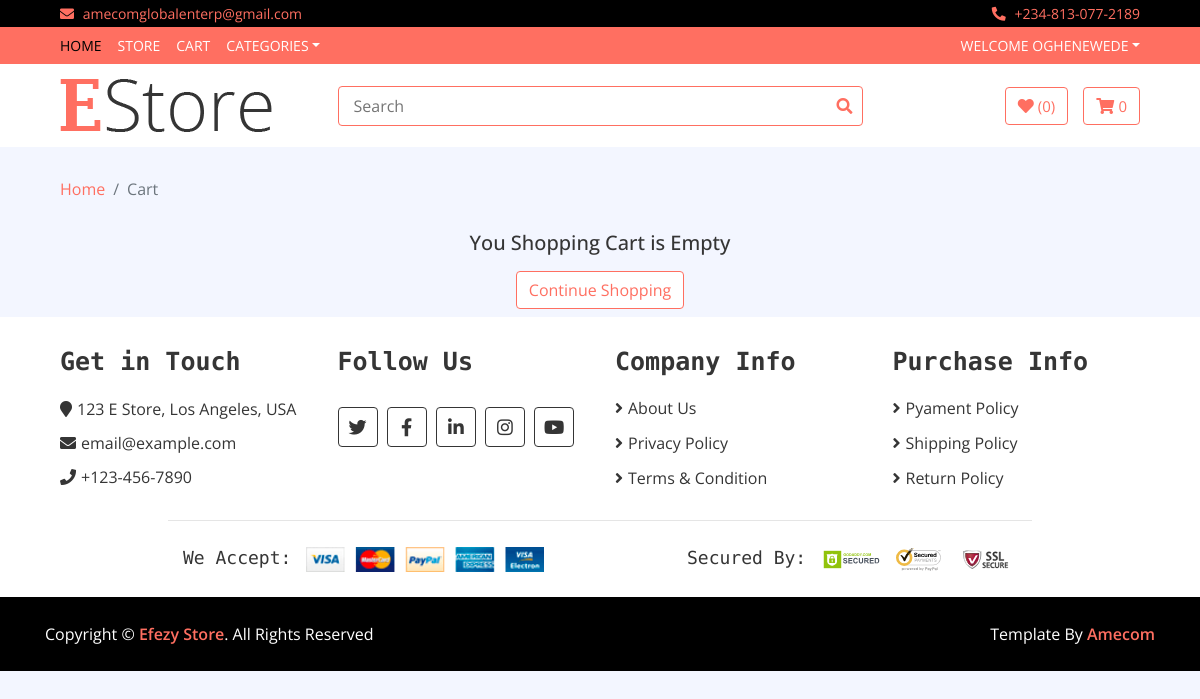
/carts/ (signed in), run on an earlier commit of the app's database.
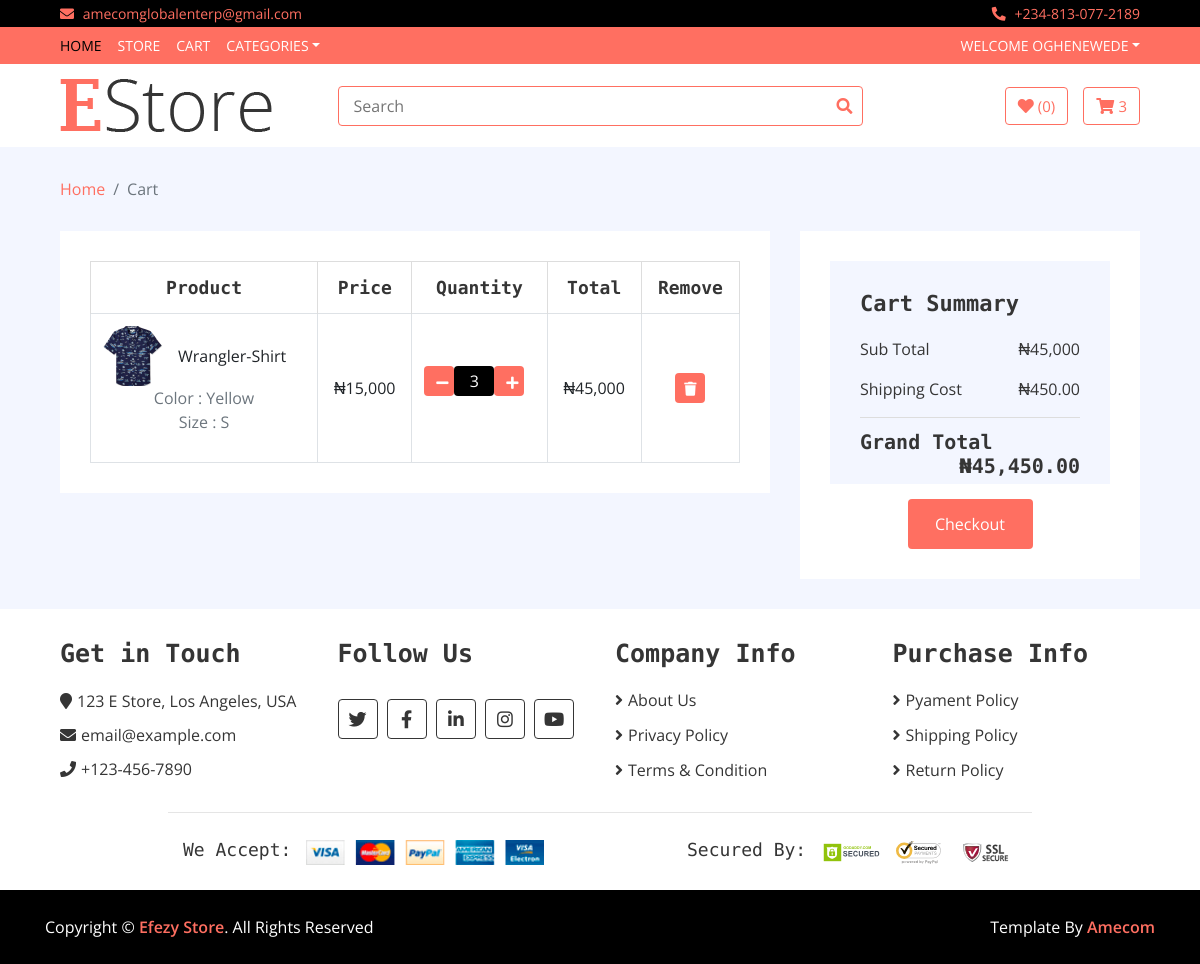
And on a later commit of the database.
### accounts/models.py (models this page shows, shortened)
class Account(AbstractBaseUser):
    first_name = models.CharField(max_length=50)
    last_name = models.CharField(max_length=50)
    username = models.CharField(max_length=50, unique=True)
    email = models.EmailField(max_length=100, unique=True)
    phone_number = models.CharField(max_length=100)
    date_joined = models.DateTimeField(auto_now_add=True)
    last_login = models.DateTimeField(auto_now_add=True)
    is_admin = models.BooleanField(default=False)
    is_staff = models.BooleanField(default=False)
    is_active = models.BooleanField(default=False)
    is_superadmin = models.BooleanField(default=False)
    USERNAME_FIELD = 'email'
    REQUIRED_FIELDS = ['username',  'first_name', 'last_name']
    objects = MyAccountManager()

### carts/models.py (models this page shows, shortened)
class CartItem(models.Model):
    user = models.ForeignKey(Account, on_delete= models.CASCADE, null=True)
    product = models.ForeignKey(Product, on_delete=models.CASCADE)
    variations = models.ManyToManyField(Variation, blank=True)
    cart = models.ForeignKey(Cart, on_delete=models.CASCADE,null=True)
    quantity = models.IntegerField()
    is_active = models.BooleanField(default=True)
    def sub_total(self):
        return self.product.price * self.quantity

### store/models.py (models this page shows, shortened)
class Product(models.Model):
    product_name = models.CharField(max_length=200, unique=True)
    slug = models.SlugField(max_length=200, unique=True)
    description = models.TextField(max_length=500, blank=True)
    price = models.IntegerField()
    images = models.ImageField(upload_to='photos/productImage')
    stock = models.IntegerField()
    is_available = models.BooleanField(default=True)
    category = models.ForeignKey(Category, on_delete=models.CASCADE)
    created_date = models.DateTimeField(auto_now_add=True)
    modified_date = models.DateTimeField(auto_now=True)
    def get_url(self):
        return reverse('product_detail', args=[self.category.slug, self.slug])

class Variation(models.Model):
    product = models.ForeignKey(Product, on_delete=models.CASCADE)
    variation_category = models.CharField(max_length=100, choices= variation_categories_choices )
    variation_value = models.CharField(max_length=100)
    is_active = models.BooleanField(default=True)
    created_date = models.DateTimeField(auto_now=True)
    objects = VariationManager()

### carts/views.py (the view)
# urls.py: path('', views.cart, name='cart'),
def cart(request,total=0,quantity=0, cart_items=None):
    try:
        grand_total = 0
        shipping = 0
        if request.user.is_authenticated:
            cart_items = CartItem.objects.filter(user=request.user, is_active=True)
        else:
            cart = Cart.objects.get(cart_id=_cart_id(request))
            cart_items = CartItem.objects.filter(cart=cart, is_active=True)
        for cart_item in cart_items:
            total += (cart_item.product.price * cart_item.quantity)
            quantity += cart_item.quantity
            shipping = (1 * total)/100
            grand_total = total + shipping
    except ObjectDoesNotExist:
        pass
    context = {
        'total' : total,
        'quantity': quantity,
        'cart_items': cart_items,
        'shipping': shipping,
        'grand_total' : grand_total,
    }
    return render(request, 'store/cart.html', context)

### templates/store/cart.html (shortened to what this page needs)
{% extends 'base.html' %}
{% load static %}
{% load humanize %}
{% block content %}
<div class="breadcrumb-wrap">
    <div class="container-fluid">
        <ul class="breadcrumb">
            <li class="breadcrumb-item"><a href="{% url 'home' %}">Home</a></li>
            <li class="breadcrumb-item active">Cart</li>
        </ul>
    </div>
</div>
      <div class="cart-page">
          <div class="container-fluid">
            {% if not cart_items %}
            <h5 class="text-center">You Shopping Cart is Empty</h5>
            <div class="text-center">
              <a class="btn m-2" href="{% url 'store' %}">Continue Shopping</a>
            </div>
            {% else %}
              <div class="row">
                  <div class="col-lg-8">
                      <div class="cart-page-inner">
                          <div class="table-responsive">
                              <table class="table table-bordered">
                                  <thead class="thead-dark">
                                      <tr>
                                          <th>Product</th>
                                          <th>Price</th>
                                          <th>Quantity</th>
                                          <th>Total</th>
                                          <th>Remove</th>
                                      </tr>
                                  </thead>
                                  <tbody class="align-middle">
                                    {% for cart_item in cart_items %}
                                      <tr>
                                          <td>
                                              <div class="img">
                                                  <a href="{{cart_item.product.get_url}}"><img src="{{cart_item.product.images.url}}" alt="Image"></a>
                                                  <p>{{cart_item.product.product_name}}</p>
                                              </div>
                                              <p class="text-muted">
                                                {% if cart_item.variations.all %}
                                                {% for item in cart_item.variations.all %}
                                                    {{ item.variation_category | capfirst }} : {{ item.variation_value | capfirst}} <br>
                                                {% endfor %}
                                                {% endif %}
                                              </p>
                                          </td>
                                          <td>₦{{cart_item.product.price |intcomma}}</td>
                                          <td>
                                              <div class="input-group input-spinner">
                                                    <div class="input-group-prepend">
                                                        <a href="{% url 'remove_cart' cart_item.product.id cart_item.id %}">
                                                            <button class="btn btn-light" type="button" id="button-plus"> <i class="fa fa-minus"></i> </button>
                                                        </a>
                                                        <input type="text" class="form-control"  value="{{ cart_item.quantity }}">
                                                        <form method="post" action="{% url 'add_cart' cart_item.product.id %}">
                                                            <button type="submit" class="btn btn-light" type="button" id="button-minus"> <i class="fa fa-plus"></i> </button>
                                                        </form>
                                                    </div>
                                                </div>
                                          </td>
                                          <td>₦{{cart_item.sub_total | intcomma}}</td>
                                          <td>
                                            <a class="" href="{% url 'remove_cart_item' cart_item.product.id cart_item.id %}" onclick="return confirm('Are you sure you want to remove this item?')">
                                            <button><i class="fa fa-trash"></i></button>
                                            </a>
                                          </td>
                                      </tr>
                                      {% endfor %}
                                  </tbody>
                              </table>
                          </div>
                      </div>
                  </div>
                  <div class="col-lg-4">
                      <div class="cart-page-inner">
                          <div class="row">
                              <div class="col-md-12">
                                  <div class="cart-summary">
                                      <div class="cart-content">
                                          <h1>Cart Summary</h1>
                                          <p>Sub Total<span>₦{{total | intcomma}}</span></p>
                                          <p>Shipping Cost<span>₦{{shipping | intcomma}}0</span></p>
                                          <h2>Grand Total<span>₦{{grand_total | intcomma}}0</span></h2>
                                      </div>
                                      <form class="" action="{% url 'checkout' %}" method="post">
                                        <div class="cart-btn" style="text-align:center">
                                            <button >Checkout</button>
                                        </div>
                                      </form>
                                  </div>
                              </div>
                          </div>
                      </div>
                  </div>
              </div>
              {% endif %}
          </div>
      </div>
{% endblock %}

### templates/includes/navbar.html (shortened to what this page needs)
{% load static %}
        <div class="nav">
            <div class="container-fluid">
                <nav class="navbar navbar-expand-md bg-dark navbar-dark">
                    <div class="collapse navbar-collapse justify-content-between" id="navbarCollapse">
                        <div class="navbar-nav mr-auto">
                            <a href="{% url 'home' %}" class="nav-item nav-link active">Home</a>
                            <a href="{% url 'store' %}" class="nav-item nav-link">Store</a>
                            <a href="{% url 'cart' %}" class="nav-item nav-link">Cart</a>
                            <div class="nav-item dropdown">
                                <a href="#" class="nav-link dropdown-toggle" data-toggle="dropdown">Categories</a>
                            </div>
                        </div>
                        <div class="navbar-nav ml-auto">
                            <div class="nav-item dropdown">
                                {% if user.id is None %}
                                <a href="#" class="nav-link dropdown-toggle" data-toggle="dropdown">User Account</a>
                                <div class="dropdown-menu">
                                    <a href="{% url 'login' %}" class="dropdown-item">Login</a>
                                    <a href="{% url 'register' %}" class="dropdown-item">Register</a>
                                </div>
                                {% else %}
                                <a href="#" class="nav-link dropdown-toggle" data-toggle="dropdown">Welcome {{user.first_name}}</a>
                                {% endif %}
                            </div>
                        </div>
                    </div>
                </nav>
            </div>
        </div>
        <div class="bottom-bar">
            <div class="container-fluid">
                <div class="row align-items-center">
                    <div class="col-md-3">
                        <div class="logo">
                            <a href="{% url 'home' %}">
                                <img src="{% static '/img/logo.png' %}" alt="Logo">
                            </a>
                        </div>
                    </div>
                    <div class="col-md-6">
                        <form action="{% url 'search' %}" method="GET">
                            <div class="search">
                                <input type="text" placeholder="Search" name="keyword">
                                <button><i class="fa fa-search"></i></button>
                            </div>
                        </form>
                    </div>
                    <div class="col-md-3">
                        <div class="user">
                            <a href="wishlist.html" class="btn wishlist">
                                <i class="fa fa-heart"></i>
                                <span>(0)</span>
                            </a>
                            <a href="{% url 'cart' %}" class="btn cart">
                                <i class="fa fa-shopping-cart"></i>
                                <span>{{cart_count}}</span>
                            </a>
                        </div>
                    </div>
                </div>
            </div>
        </div>

What changed in the data, as far as the page shows it:
added CartItem: product.images (picture), product.product_name "Wrangler-Shirt", product.price "15,000", quantity "3", sub_total "45,000"
now on this page (row unchanged): Variation: variation_category "Color", variation_value "Yellow"
now on this page (row unchanged): Variation: variation_category "Size", variation_value "S"
Also different on the page:
{{ cart_count }}: "0" → "3"
{{ total | intcomma }}: (not shown) → "45,000"
{{ shipping | intcomma }}: (not shown) → "450.0"
{{ grand_total | intcomma }}: (not shown) → "45,450.0"
text no longer shown: "You Shopping Cart is Empty Continue Shopping"
text now shown: "Product Price Quantity Total Remove Cart Summary Sub Total ₦ Shipping Cost ₦ 0 Grand Total ₦ 0 Checkout"
